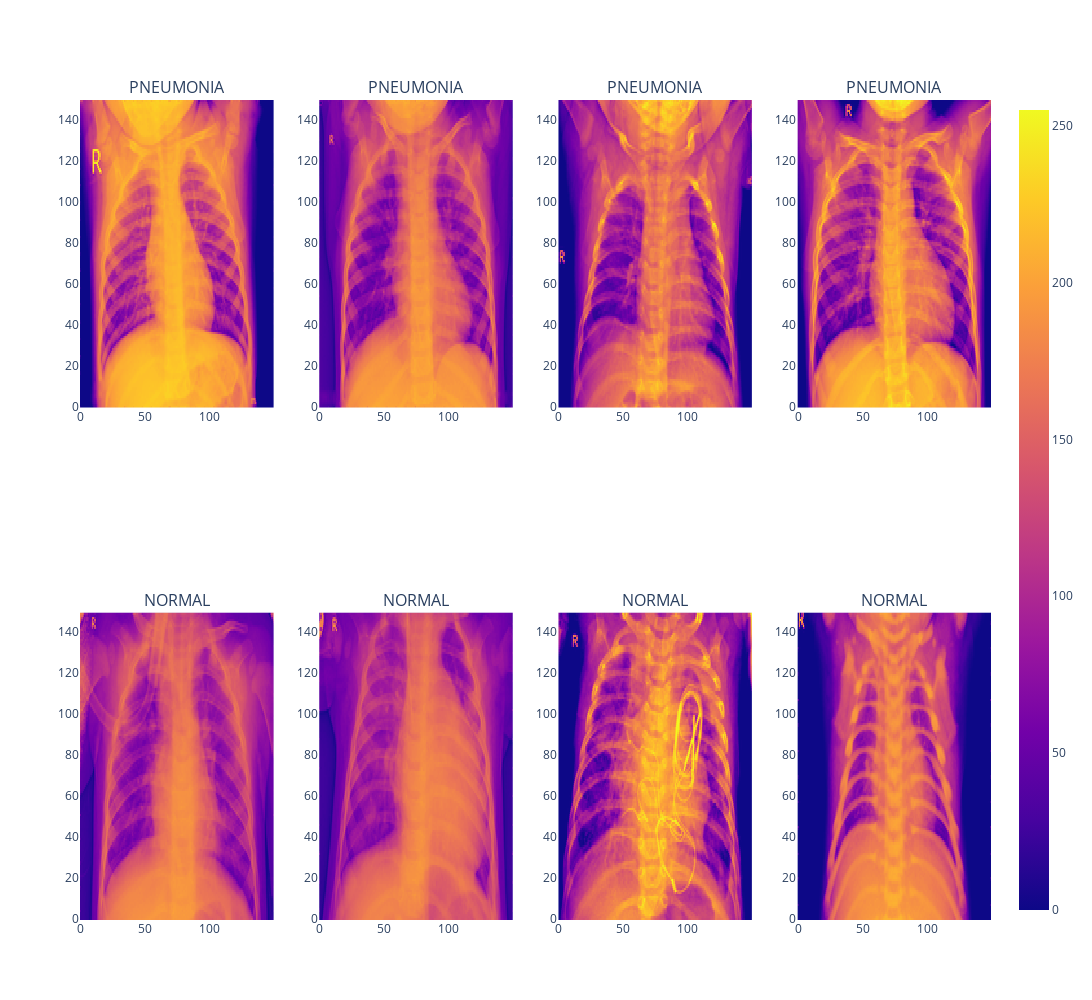

The notebook cell saved with this chart:
### Code cell
from plotly.subplots import make_subplots


fig = make_subplots(rows = 2, cols = 4, subplot_titles = ['PNEUMONIA','PNEUMONIA','PNEUMONIA','PNEUMONIA','NORMAL','NORMAL','NORMAL','NORMAL'])
# plotting a random image from the train directory 

def generate_random_image(case):
    cases = [ '/PNEUMONIA/','/NORMAL/' ]

    name = train_dir + cases[case] + os.listdir(train_dir + cases[case])[randint(0, len(os.listdir(train_dir + cases[case]))- 1)]
    image = Image.open(name).resize((150, 150), Image.ANTIALIAS).transpose(Image.FLIP_TOP_BOTTOM)
    image_arr = np.asarray(image)
    return [image_arr, cases[case]]


    


fig.add_trace(px.imshow(generate_random_image(1)[0], color_continuous_scale = 'Viridis', title = 'dfsdf')['data'][0], row = 1, col = 1)
fig.add_trace(px.imshow(generate_random_image(1)[0], color_continuous_scale = 'Viridis')['data'][0], row = 1, col = 2)
fig.add_trace(px.imshow(generate_random_image(1)[0], color_continuous_scale = 'Viridis')['data'][0], row = 1, col = 3)
fig.add_trace(px.imshow(generate_random_image(1)[0], color_continuous_scale = 'Viridis')['data'][0], row = 1, col = 4)
fig.add_trace(px.imshow(generate_random_image(0)[0], color_continuous_scale = 'Viridis')['data'][0], row = 2, col = 1)
fig.add_trace(px.imshow(generate_random_image(0)[0], color_continuous_scale = 'Viridis')['data'][0], row = 2, col = 2)
fig.add_trace(px.imshow(generate_random_image(0)[0], color_continuous_scale = 'Viridis')['data'][0], row = 2, col = 3)
fig.add_trace(px.imshow(generate_random_image(0)[0], color_continuous_scale = 'Viridis')['data'][0], row = 2, col = 4)


fig.update_layout(height = 1000, width = 1500)
fig.show()

### Figure 1 — Plotly figure (JSON) as saved in the notebook; plotly's stock layout.template omitted (floating-point values rounded to 4 significant figures; data arrays with more than 128 entries replaced by an {"elided": "..."} marker saying what was removed)
{"data": [{"coloraxis": "coloraxis", "hovertemplate": "x: %{x}<br>y: %{y}<br>color: %{z}<extra></extra>", "type": "heatmap", "xaxis": "x", "yaxis": "y", "z": {"elided": "150x150 int values"}}, {"coloraxis": "coloraxis", "hovertemplate": "x: %{x}<br>y: %{y}<br>color: %{z}<extra></extra>", "type": "heatmap", "xaxis": "x2", "yaxis": "y2", "z": {"elided": "150x150 int values"}}, {"coloraxis": "coloraxis", "hovertemplate": "x: %{x}<br>y: %{y}<br>color: %{z}<extra></extra>", "type": "heatmap", "xaxis": "x3", "yaxis": "y3", "z": {"elided": "150x150 int values"}}, {"coloraxis": "coloraxis", "hovertemplate": "x: %{x}<br>y: %{y}<br>color: %{z}<extra></extra>", "type": "heatmap", "xaxis": "x4", "yaxis": "y4", "z": {"elided": "150x150 int values"}}, {"coloraxis": "coloraxis", "hovertemplate": "x: %{x}<br>y: %{y}<br>color: %{z}<extra></extra>", "type": "heatmap", "xaxis": "x5", "yaxis": "y5", "z": {"elided": "150x150 int values"}}, {"coloraxis": "coloraxis", "hovertemplate": "x: %{x}<br>y: %{y}<br>color: %{z}<extra></extra>", "type": "heatmap", "xaxis": "x6", "yaxis": "y6", "z": {"elided": "150x150 int values"}}, {"coloraxis": "coloraxis", "hovertemplate": "x: %{x}<br>y: %{y}<br>color: %{z}<extra></extra>", "type": "heatmap", "xaxis": "x7", "yaxis": "y7", "z": {"elided": "150x150 int values"}}, {"coloraxis": "coloraxis", "hovertemplate": "x: %{x}<br>y: %{y}<br>color: %{z}<extra></extra>", "type": "heatmap", "xaxis": "x8", "yaxis": "y8", "z": {"elided": "150x150 int values"}}], "layout": {"annotations": [{"font": {"size": 16}, "showarrow": false, "text": "PNEUMONIA", "x": 0.1062, "xanchor": "center", "xref": "paper", "y": 1, "yanchor": "bottom", "yref": "paper"}, {"font": {"size": 16}, "showarrow": false, "text": "PNEUMONIA", "x": 0.3688, "xanchor": "center", "xref": "paper", "y": 1, "yanchor": "bottom", "yref": "paper"}, {"font": {"size": 16}, "showarrow": false, "text": "PNEUMONIA", "x": 0.6313, "xanchor": "center", "xref": "paper", "y": 1, "yanchor": "bottom", "yref": "paper"}, {"font": {"size": 16}, "showarrow": false, "text": "PNEUMONIA", "x": 0.8938, "xanchor": "center", "xref": "paper", "y": 1, "yanchor": "bottom", "yref": "paper"}, {"font": {"size": 16}, "showarrow": false, "text": "NORMAL", "x": 0.1062, "xanchor": "center", "xref": "paper", "y": 0.375, "yanchor": "bottom", "yref": "paper"}, {"font": {"size": 16}, "showarrow": false, "text": "NORMAL", "x": 0.3688, "xanchor": "center", "xref": "paper", "y": 0.375, "yanchor": "bottom", "yref": "paper"}, {"font": {"size": 16}, "showarrow": false, "text": "NORMAL", "x": 0.6313, "xanchor": "center", "xref": "paper", "y": 0.375, "yanchor": "bottom", "yref": "paper"}, {"font": {"size": 16}, "showarrow": false, "text": "NORMAL", "x": 0.8938, "xanchor": "center", "xref": "paper", "y": 0.375, "yanchor": "bottom", "yref": "paper"}], "height": 1000, "width": 1500, "xaxis": {"anchor": "y", "domain": [0, 0.2125]}, "xaxis2": {"anchor": "y2", "domain": [0.2625, 0.475]}, "xaxis3": {"anchor": "y3", "domain": [0.525, 0.7375]}, "xaxis4": {"anchor": "y4", "domain": [0.7875, 1]}, "xaxis5": {"anchor": "y5", "domain": [0, 0.2125]}, "xaxis6": {"anchor": "y6", "domain": [0.2625, 0.475]}, "xaxis7": {"anchor": "y7", "domain": [0.525, 0.7375]}, "xaxis8": {"anchor": "y8", "domain": [0.7875, 1]}, "yaxis": {"anchor": "x", "domain": [0.625, 1]}, "yaxis2": {"anchor": "x2", "domain": [0.625, 1]}, "yaxis3": {"anchor": "x3", "domain": [0.625, 1]}, "yaxis4": {"anchor": "x4", "domain": [0.625, 1]}, "yaxis5": {"anchor": "x5", "domain": [0, 0.375]}, "yaxis6": {"anchor": "x6", "domain": [0, 0.375]}, "yaxis7": {"anchor": "x7", "domain": [0, 0.375]}, "yaxis8": {"anchor": "x8", "domain": [0, 0.375]}}}
